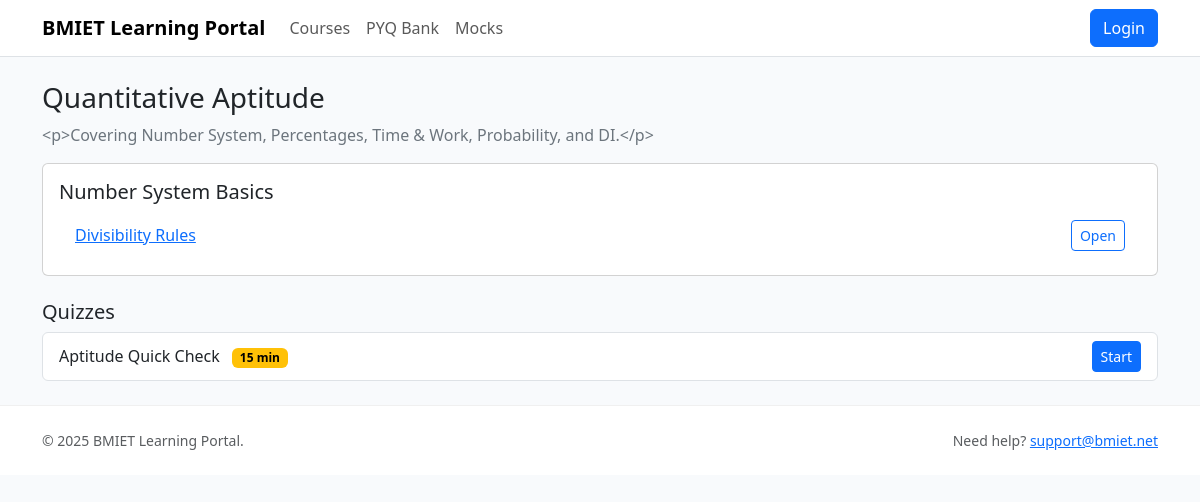
Screenshot of /courses/view.php?id=1 with the database file from the repository.
### tables this page shows
CREATE TABLE courses (
  id INT PRIMARY KEY AUTO_INCREMENT,
  title VARCHAR(200) NOT NULL,
  short_desc VARCHAR(300),
  description MEDIUMTEXT,
  is_published TINYINT(1) DEFAULT 0,
  created_by INT,
  created_at TIMESTAMP DEFAULT CURRENT_TIMESTAMP,
  FOREIGN KEY (created_by) REFERENCES users(id)
);

CREATE TABLE modules (
  id INT PRIMARY KEY AUTO_INCREMENT,
  course_id INT NOT NULL,
  title VARCHAR(200) NOT NULL,
  sort_order INT DEFAULT 0,
  FOREIGN KEY (course_id) REFERENCES courses(id) ON DELETE CASCADE
);

CREATE TABLE lessons (
  id INT PRIMARY KEY AUTO_INCREMENT,
  module_id INT NOT NULL,
  title VARCHAR(200) NOT NULL,
  content MEDIUMTEXT,
  sort_order INT DEFAULT 0,
  FOREIGN KEY (module_id) REFERENCES modules(id) ON DELETE CASCADE
);

CREATE TABLE quizzes (
  id INT PRIMARY KEY AUTO_INCREMENT,
  course_id INT,
  title VARCHAR(200) NOT NULL,
  duration_minutes INT DEFAULT 30,
  is_mock TINYINT(1) DEFAULT 0,
  is_published TINYINT(1) DEFAULT 0,
  created_by INT,
  created_at TIMESTAMP DEFAULT CURRENT_TIMESTAMP,
  FOREIGN KEY (course_id) REFERENCES courses(id) ON DELETE SET NULL,
  FOREIGN KEY (created_by) REFERENCES users(id)
);

### includes/config.php (called while the page is built, shortened)
<?php
$base_path = '/softskills';
function url($path = '') {
  global $base_path;
  $path = ltrim($path, '/');
  if ($base_path) {
    return rtrim($base_path, '/') . '/' . $path;
  }
  return '/' . $path;
}

### courses/view.php (the view, shortened to what this page needs)
<?php
require_once '../includes/db.php';
$id = (int)($_GET['id'] ?? 0);
$course = $pdo->prepare('SELECT * FROM courses WHERE id=? AND is_published=1');
$course->execute([$id]);
$course = $course->fetch();
$modules = $pdo->prepare('SELECT * FROM modules WHERE course_id=? ORDER BY sort_order, id');
$modules->execute([$id]);
$modules = $modules->fetchAll();
include '../includes/header.php';
?>
<h3><?= htmlspecialchars($course['title']) ?></h3>
<p class="text-secondary"><?= nl2br(htmlspecialchars($course['description'] ?? '')) ?></p>
<?php foreach ($modules as $m): ?>
  <div class="card my-3">
    <div class="card-body">
      <h5><?= htmlspecialchars($m['title']) ?></h5>
      <?php
        $ls = $pdo->prepare('SELECT * FROM lessons WHERE module_id=? ORDER BY sort_order, id');
        $ls->execute([$m['id']]);
        $lessons = $ls->fetchAll();
      ?>
      <ul class="list-group list-group-flush">
        <?php foreach ($lessons as $l): ?>
          <li class="list-group-item d-flex justify-content-between align-items-center">
            <a href="<?= url('lessons/view.php') ?>?id=<?= (int)$l['id'] ?>"><?= htmlspecialchars($l['title']) ?></a>
            <a class="btn btn-sm btn-outline-primary" href="<?= url('lessons/view.php') ?>?id=<?= (int)$l['id'] ?>">Open</a>
          </li>
        <?php endforeach; ?>
      </ul>
    </div>
  </div>
<?php endforeach; ?>
<h5 class="mt-4">Quizzes</h5>
<ul class="list-group">
<?php
  $qs = $pdo->prepare('SELECT * FROM quizzes WHERE course_id=? AND is_published=1 ORDER BY created_at DESC');
  $qs->execute([$id]);
  $qs = $qs->fetchAll();
  foreach ($qs as $q):
?>
  <li class="list-group-item d-flex justify-content-between align-items-center">
    <span><?= htmlspecialchars($q['title']) ?> <span class="badge text-bg-warning ms-2"><?= (int)$q['duration_minutes'] ?> min</span></span>
    <a class="btn btn-sm btn-primary" href="<?= url('quizzes/take.php') ?>?id=<?= (int)$q['id'] ?>">Start</a>
  </li>
<?php endforeach; if (!$qs): ?>
  <li class="list-group-item text-secondary">No quizzes yet.</li>
<?php endif; ?>
</ul>
<?php include '../includes/footer.php'; ?>

### assets/css/custom.css (style rules this page uses)
:root { --brand: #0d6efd; --brand-2: #6f42c1; }
body { background: #f8fafc; }

### rows the page displays
courses: title "Quantitative Aptitude", description "<p>Covering Number System, Percentages, Time & Work, Probability, and DI.</p>"
modules: title "Number System Basics"
lessons: title "Divisibility Rules"
quizzes: title "Aptitude Quick Check", duration_minutes "15"

### other values shown
$portal_name "BMIET Learning Portal"
$contact_email "support@bmiet.net"
